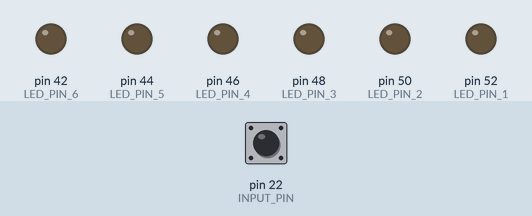
The sketch below on a simulated Arduino Mega 2560, built with avr-gcc and run on an emulated ATmega2560. Shown: output pins drawn as LEDs (lit = HIGH). Inputs (shaded band) come from the test bench; at power-on: pin 22 (INPUT_PIN) HIGH.

Above: at 1.2 s.
1.3 s: pin 22 (INPUT_PIN) pulled LOW for 0.15 s
At 1.37 s:
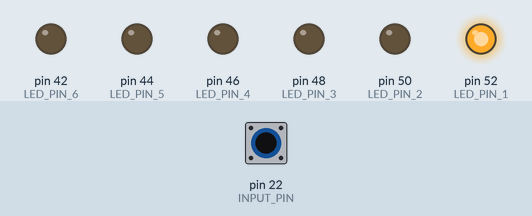
2.9 s: pin 22 (INPUT_PIN) pulled LOW for 3.2 s
At 6.5 s:
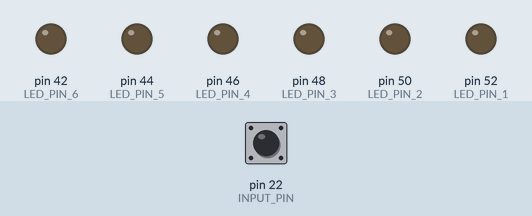
Timing chart, 0 to 8.0 s (numbered marks = the images above; inputs shaded):
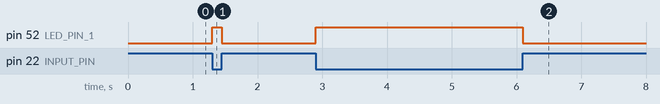

The sketch:

BlinkingLED.ino
```cpp
#define LED_PIN_1 52
#define LED_PIN_2 50
#define LED_PIN_3 48
#define LED_PIN_4 46
#define LED_PIN_5 44
#define LED_PIN_6 42
#define INPUT_PIN 22


void setup() {
  pinMode(LED_PIN_1, OUTPUT);
  pinMode(LED_PIN_2, OUTPUT);
  pinMode(LED_PIN_3, OUTPUT);
  pinMode(LED_PIN_4, OUTPUT);
  pinMode(LED_PIN_5, OUTPUT);
  pinMode(LED_PIN_6, OUTPUT);
  pinMode(INPUT_PIN, INPUT_PULLUP);
}

void loop() {
  int buttonVal = digitalRead(INPUT_PIN);
  // put your main code here, to run repeatedly:
  if (buttonVal == HIGH) {
    digitalWrite(LED_PIN_1, LOW);
  } else {
    digitalWrite(LED_PIN_1, HIGH);
  }


}
```

Measured:
- after the input at 1.3 s, pin 52 (LED_PIN_1): LOW → HIGH at once, → LOW 0.15 s later
- after the input at 2.9 s, pin 52 (LED_PIN_1): LOW → HIGH at once, → LOW 3.2 s later
